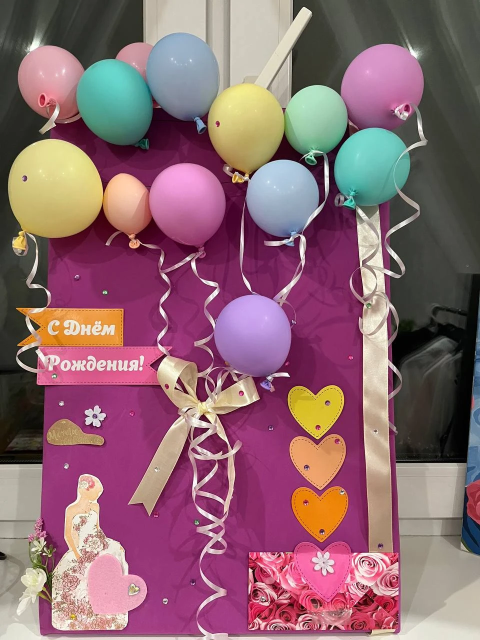
#> input picture assets/gift.webp, 960 x 1280 px (shown at 1/2 size)
$ python variants.py
#> lines starting #> are read from the running program, lines starting #| are printed output that depends on the picture; after the words box and inside, x2 and y2 are one past the last pixel; in counts of white or black regions, pixels touching at a corner belong together
### make_reel.py
"""Собирает вертикальный Reels (1080x1920, 30 fps) из одной фотографии подарка.

Запуск:  python3 make_reel.py  ->  output/gift_reel.mp4
Зависимости: pip install pillow numpy imageio-ffmpeg
"""
import math
import os
import random
import subprocess

import imageio_ffmpeg
import music
import numpy as np
from PIL import Image, ImageDraw, ImageFilter, ImageFont

ROOT = os.path.dirname(os.path.abspath(__file__))
SRC = os.path.join(ROOT, "assets", "gift.webp")
OUT = os.path.join(ROOT, "output", "gift_reel.mp4")

W, H, FPS = 1080, 1920, 30
FONT_BOLD = "/usr/share/fonts/truetype/dejavu/DejaVuSans-Bold.ttf"
FONT_SERIF = "/usr/share/fonts/truetype/dejavu/DejaVuSerif-Bold.ttf"

PINK = (236, 72, 153)
PURPLE = (147, 51, 234)
PASTEL = [(255, 214, 232), (200, 230, 255), (255, 245, 180), (190, 250, 225),
          (230, 205, 255), (255, 220, 190)]

photo = Image.open(SRC).convert("RGB")
#> photo is the input picture: PIL image 960x1280 RGB; mean R, G, B 140.6, 102.5, 112.2
PW, PH = photo.size
ASPECT = W / H

random.seed(7)


# ---------- helpers ----------
def clamp(v, a, b):
    return max(a, min(b, v))


def ease_io(t):
    t = clamp(t, 0, 1)
    return t * t * (3 - 2 * t)


# [4 lines left out: function ease_out_back, not called in this run]


def lerp(a, b, t):
    return a + (b - a) * t


def crop_frame(cx, cy, h):
    """Кадр 9:16 из фото с центром (cx, cy) и высотой окна h (субпиксельно)."""
    h = min(h, PH, PW / ASPECT)
    w = h * ASPECT
    x0 = clamp(cx - w / 2, 0, PW - w)
    y0 = clamp(cy - h / 2, 0, PH - h)
    return photo.resize((W, H), Image.BICUBIC, box=(x0, y0, x0 + w, y0 + h))


# Фон для финальной сцены: размытое фото на весь экран + фото целиком по центру
_bg = photo.resize((W, int(W / PW * PH * 1.5)), Image.BICUBIC)
_bg = _bg.crop((0, (_bg.height - H) // 2, W, (_bg.height - H) // 2 + H))
#> _bg: PIL image 1080x1920 RGB
BLUR_BG = Image.blend(_bg.filter(ImageFilter.GaussianBlur(40)),
                      Image.new("RGB", (W, H), (60, 10, 70)), 0.45)
FULL_W = 820
FULL = photo.resize((FULL_W, int(FULL_W / PW * PH)), Image.LANCZOS)


def rounded_card(img, radius=36, border=10):
#> called with radius = 36, border = 10
    w, h = img.size
    card = Image.new("RGBA", (w + 2 * border, h + 2 * border), (0, 0, 0, 0))
#> card: PIL image 840x1113 RGBA; every value is 0
    m = Image.new("L", card.size, 0)
#> m: PIL image 840x1113 L; every value is 0
    ImageDraw.Draw(m).rounded_rectangle((0, 0, *card.size), radius + border, fill=255)
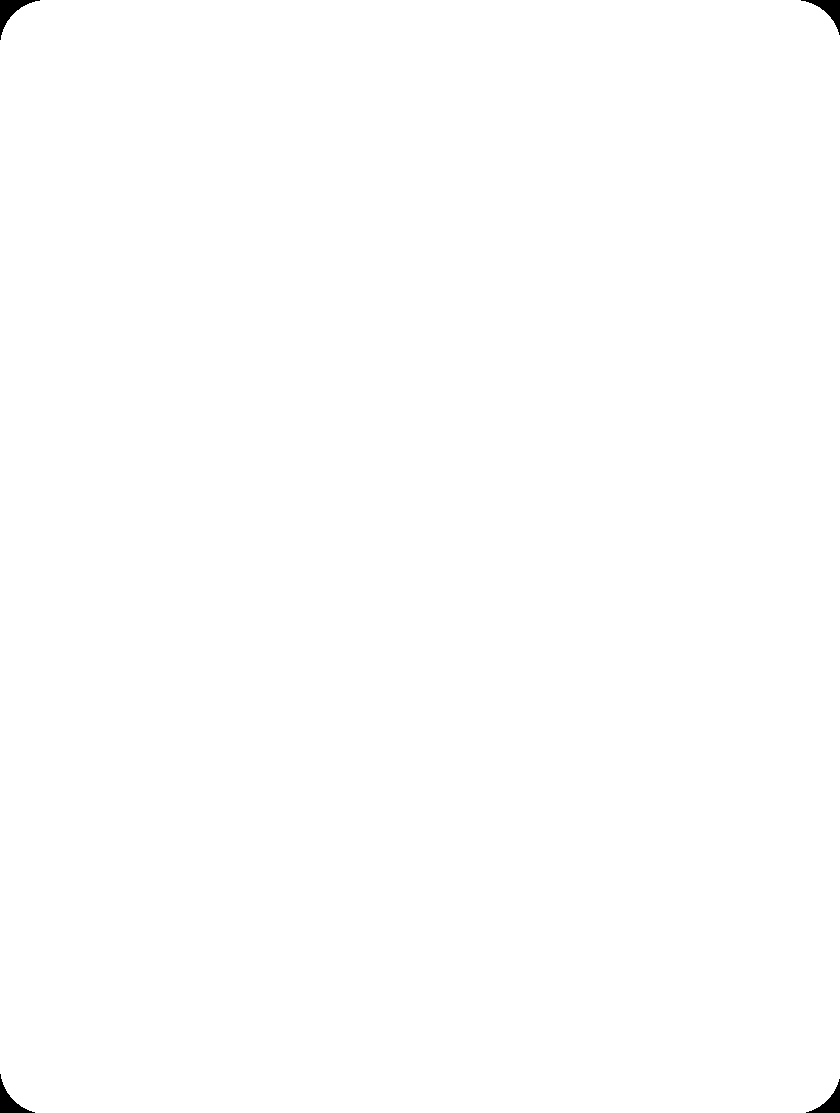
#> m: PIL image 840x1113 L; 99.8% white; 4 black regions, box (x1, y1, x2, y2) and area: (0, 0, 40, 40) 470, (801, 0, 840, 35) 430, (0, 1074, 35, 1113) 430, (806, 1079, 840, 1113) 391
    card.paste((255, 255, 255, 255), (0, 0), m)
    im = Image.new("L", img.size, 0)
#> im: PIL image 820x1093 L; every value is 0
    ImageDraw.Draw(im).rounded_rectangle((0, 0, w, h), radius, fill=255)
#> im: PIL image 820x1093 L; 99.9% white; 4 black regions, box (x1, y1, x2, y2) and area: (0, 0, 31, 31) 287, (790, 0, 820, 26) 256, (0, 1063, 26, 1093) 256, (795, 1068, 820, 1093) 226
    card.paste(img, (border, border), im)
    return card


FULL_CARD = rounded_card(FULL)
_sh = Image.new("RGBA", (FULL_CARD.width + 120, FULL_CARD.height + 120), (0, 0, 0, 0))
#> _sh: PIL image 960x1233 RGBA; every value is 0
_sh.paste((0, 0, 0, 150), (60, 75), FULL_CARD.split()[3])
FULL_SHADOW = _sh.filter(ImageFilter.GaussianBlur(30))
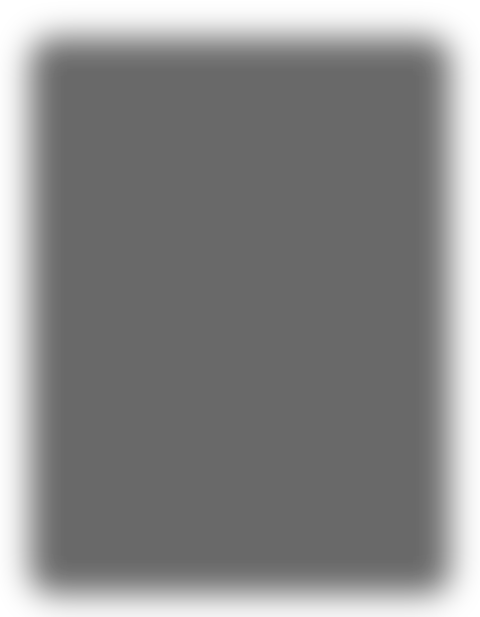
#> FULL_SHADOW: PIL image 960x1233 RGBA (shown at 1/2 size); mean R, G, B, A 0, 0, 0, 118.2; transparent parts drawn white


# [10 lines left out: function final_scene, not called in this run]


# ---------- text ----------
_font_cache = {}


def font(path, size):
    key = (path, size)
    if key not in _font_cache:
        _font_cache[key] = ImageFont.truetype(path, size)
    return _font_cache[key]


def text_badge(lines, size=64, fill=PINK, fg=(255, 255, 255), path=FONT_BOLD, pad=(44, 26)):
    f = font(path, size)
    d = ImageDraw.Draw(Image.new("L", (1, 1)))
    boxes = [d.textbbox((0, 0), ln, font=f) for ln in lines]
    lh = int(size * 1.22)
    tw = max(b[2] - b[0] for b in boxes)
    bw, bh = tw + 2 * pad[0], lh * len(lines) + 2 * pad[1]
    img = Image.new("RGBA", (bw + 40, bh + 40), (0, 0, 0, 0))
    sh = Image.new("RGBA", img.size, (0, 0, 0, 0))
    ImageDraw.Draw(sh).rounded_rectangle((20, 28, 20 + bw, 28 + bh), 34, fill=(0, 0, 0, 110))
    img = Image.alpha_composite(img, sh.filter(ImageFilter.GaussianBlur(10)))
    dr = ImageDraw.Draw(img)
    dr.rounded_rectangle((20, 20, 20 + bw, 20 + bh), 34, fill=fill + (255,))
    for i, (ln, b) in enumerate(zip(lines, boxes)):
        x = 20 + (bw - (b[2] - b[0])) / 2 - b[0]
        y = 20 + pad[1] + i * lh + (lh - size) / 2 - b[1] * 0.35
        dr.text((x, y), ln, font=f, fill=fg)
    return img


# [23 lines left out: functions place, star, not called in this run]


SPARKS = [(random.uniform(0, W), random.uniform(0, H), random.uniform(10, 26),
           random.uniform(0, 6.28), random.uniform(2, 4.5)) for _ in range(28)]
CONFETTI = [dict(x=random.uniform(0, W), y=random.uniform(-H, 0), vy=random.uniform(380, 700),
                 sw=random.uniform(20, 60), ph=random.uniform(0, 6.28), rot=random.uniform(2, 7),
                 col=random.choice(PASTEL + [PINK, (255, 255, 255)]), sz=random.uniform(14, 26))
            for _ in range(90)]


# [15 lines left out: function overlay_particles, not called in this run]


def vignette():
    y, x = np.ogrid[:H, :W]
    r = np.sqrt(((x - W / 2) / (W / 2)) ** 2 + ((y - H / 2) / (H / 2)) ** 2)
    m = np.clip((r - 0.75) / 0.7, 0, 1) * 150
    return Image.fromarray(m.astype(np.uint8), "L")


VIG = vignette()
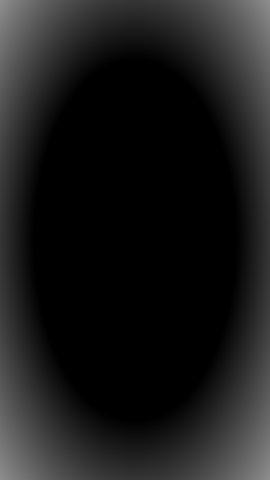
#> VIG: PIL image 1080x1920 L (shown at 1/4 size); min 0, max 142, mean 26.6
BLACK = Image.new("RGB", (W, H), (20, 0, 25))
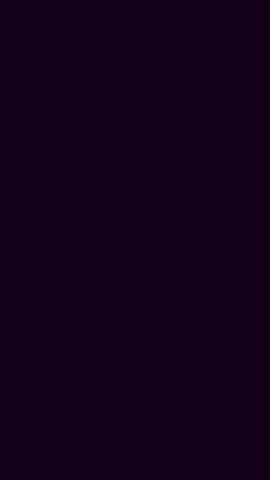
#> BLACK: PIL image 1080x1920 RGB (shown at 1/4 size); mean R, G, B 20, 0, 25

# ---------- scenario ----------
# (длительность, камера start (cx,cy,h), камера end, тексты)
# Длительности кратны долям музыки: смены сцен попадают на сильные доли.
B = music.BEAT
SCENES = [
    # 1. Хук: крупно шарики, отъезд
    (7 * B, (470, 330, 560), (480, 470, 900),
     [(["Этот подарок", "не купить в магазине"], 70, PINK, 0.25, 1060)]),
    # 2. Надпись и бант
    (6 * B, (230, 690, 600), (360, 860, 720),
     [(["Ручная работа"], 72, PURPLE, 0.2, 330),
      (["каждая деталь — с любовью"], 50, (255, 255, 255), 0.7, 470)]),
    # 3. Сердечки, девушка, конверт
    (6 * B, (620, 880, 620), (430, 1050, 760),
     [(["Под любой повод", "и любимые цвета"], 62, PINK, 0.2, 360)]),
]
FINAL_DUR = (music.TOTAL_BEATS - music.FINAL_BEAT) * B
assert abs(sum(x[0] for x in SCENES) - music.FINAL_BEAT * B) < 1e-9


def cam(a, b, t):
    e = ease_io(t)
    return crop_frame(lerp(a[0], b[0], e), lerp(a[1], b[1], e), lerp(a[2], b[2], e))


def build_badges():
    out = []
    for dur, a, b, texts in SCENES:
        items = []
        for lines, size, col, t_in, y in texts:
            if col == (255, 255, 255):
                bd = text_badge(lines, size, fill=(255, 255, 255), fg=PURPLE)
            else:
                bd = text_badge(lines, size, fill=col)
            items.append((bd, t_in, y))
        out.append(items)
#> this loop made 3 passes
#> after the loop, out = 3 items
    return out


BADGES = build_badges()
#> BADGES = 3 items
FINAL_TOP = text_badge(["Идеальный подарок", "на день рождения"], 66, fill=PINK)
#> in text_badge (call 5), `ImageDraw.Draw(sh).rounded_rectangle((20, 28, 20 + bw, 28 + bh), 34, f..`:
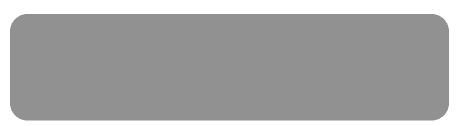
#> sh: PIL image 917x252 RGBA (shown at 1/2 size); mean R, G, B, A 0, 0, 0, 88.5; transparent parts drawn white
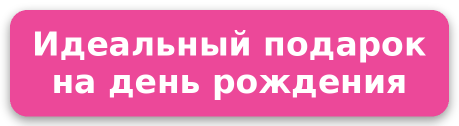
#> FINAL_TOP: PIL image 917x252 RGBA (shown at 1/2 size); mean R, G, B, A 192.5, 82.5, 136.8, 210; transparent parts drawn white
FINAL_CTA = text_badge(["Хочешь такой же?", "Пиши в Директ ✉"], 60, fill=(255, 255, 255), fg=PURPLE)
#> in text_badge (call 6), `img = Image.alpha_composite(img, sh.filter(ImageFilter.GaussianBlur(10..`:
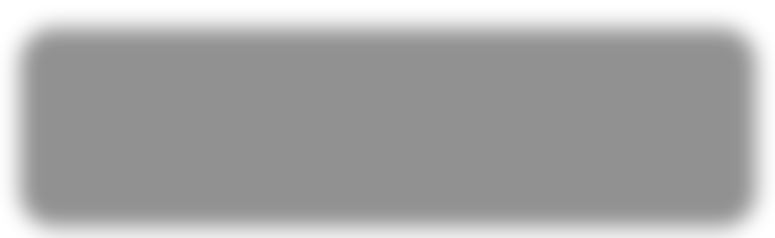
#> img: PIL image 775x238 RGBA; mean R, G, B, A 0, 0, 0, 86.5; transparent parts drawn white
#> (the rest of the program and of its run is left out)
